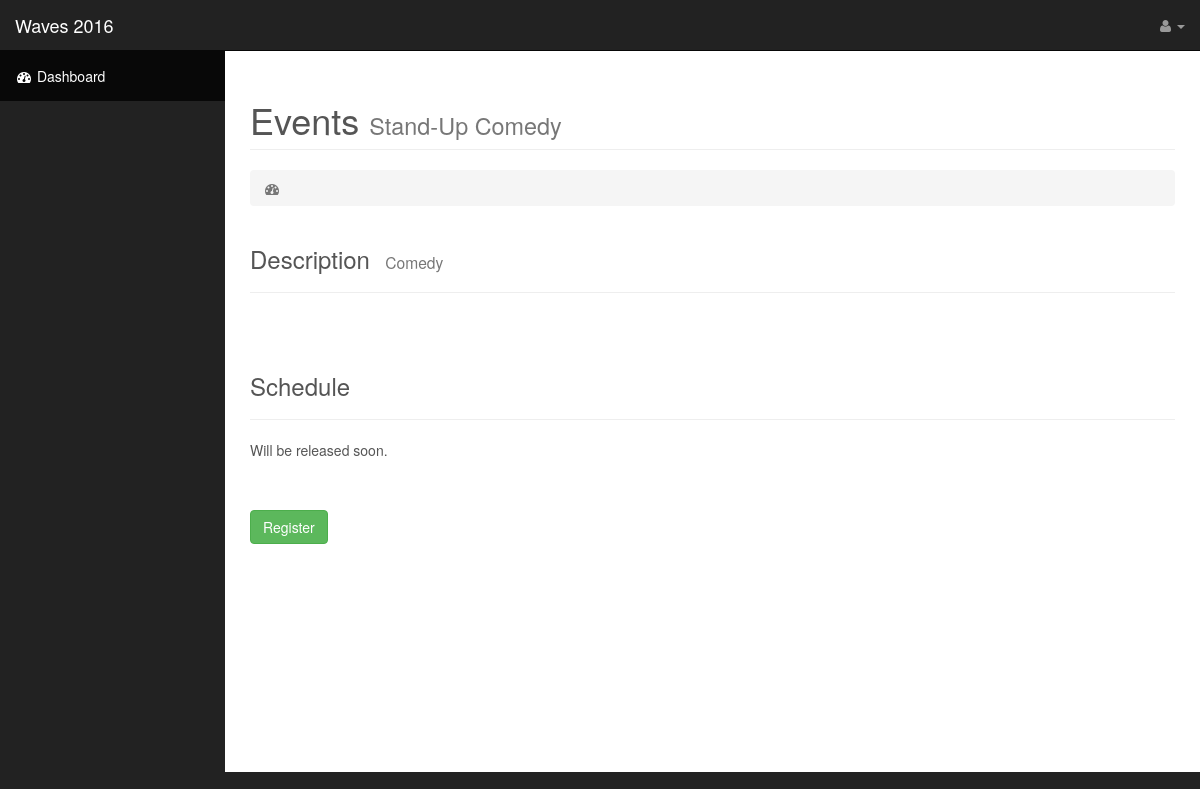
The page /events/individual/2 on the database as committed earlier.
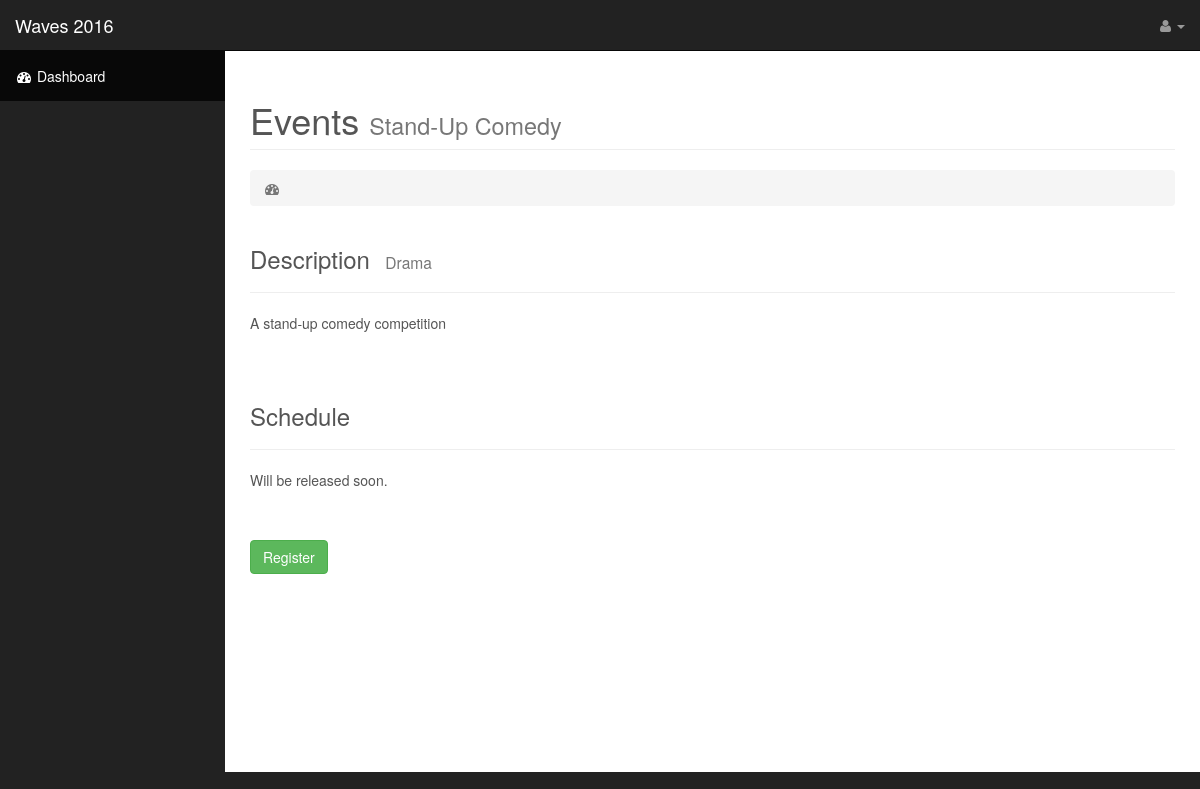
The same page on the database as committed later.
### events/models.py (models this page shows, shortened)
class Event(models.Model):
    eventName = models.CharField(max_length=100)
    eventDate = models.DateTimeField(blank=True, null=True)
    eventRules = models.FileField(upload_to = "adminuploads/events/rules/" , blank=True, null=True)
    eventpic = models.ImageField(upload_to = "adminuploads/events/pics/" ,blank=True, null=True)
    event_desc = models.TextField(blank=True, null=True)
    event_type = models.CharField(max_length=1, choices=EVENT_TYPES)
    event_category = models.CharField(max_length=50, choices = CATEGORY, default='')

### events/views.py (the view)
# urls.py: url(r'^events/individual/([0-9]+)$','events.views.Ind_Events_Reg', name='indeventsreg'),
def Ind_Events_Reg(request,regid):
	u = Event.objects.get(pk=regid)
	reg = False
	try:
		Indi_Event_Participants.objects.get(event=u,event_part=request.user)
		reg = True
		if request.POST.get('unreg'):
			lorem = Indi_Event_Participants.objects.get(event=u,event_part=request.user)
			lorem.delete()
			return redirect('indevents')
	except:
		if request.POST.get('reg'):
			lorem = Indi_Event_Participants(event=u,event_part=request.user)
			lorem.save()
			return redirect('indevents')
	context = {
		'u': u,
		'reg':reg,
	}
	return render(request,"indeventsreg.html", context)

### templates/indeventsreg.html (shortened to what this page needs)
{% extends 'base.html' %}
{% block heading %}
Events
{% endblock %}
{% block small %}
{{ u.eventName }}
{% endblock %}
{% block content %}
<h3>Description&nbsp;<small>
&nbsp;{{ u.event_category }}</small></h3>
<hr>
<p>{{ u.event_desc }}</p>
<br><br>
<h3>Schedule</h3>
<hr>
<p>
	{% if u.Date %}
		u.Date
	{% else %}
		Will be released soon.
	{% endif %}
</p>
<br><br>
<form method="POST">
{% if reg %}
<input class = "btn btn-danger" name = "unreg" type = "submit" value = "De-register" >
{% else %}
<input class = "btn btn-success" name = "reg" type = "submit" value = "Register" >
{% endif %}
</form>
{% endblock %}

### templates/base.html (shortened to what this page needs)
{% load staticfiles %}
<!DOCTYPE html>
<html lang="en">
<head>
    <link href="{% static 'css/bootstrap.min.css' %}" rel="stylesheet">
    <link href="{% static 'css/sb-admin.css' %}" rel="stylesheet">
    <link href="{% static 'css/plugins/morris.css' %}" rel="stylesheet">
    <link href="{% static 'font-awesome/css/font-awesome.min.css' %}" rel="stylesheet" type="text/css">
</head>
<body>
    <div id="wrapper">
        <nav class="navbar navbar-inverse navbar-fixed-top" role="navigation">
            <div class="navbar-header">
                <a class="navbar-brand" href="/">Waves 2016</a>
            </div>
            <ul class="nav navbar-right top-nav">
                <li class="dropdown">
                    <a href="#" class="dropdown-toggle" data-toggle="dropdown"><i class="fa fa-user"></i>
                    <b class="caret"></b></a>
                </li>
            </ul>
            <div class="collapse navbar-collapse navbar-ex1-collapse">
                <ul class="nav navbar-nav side-nav">
                    <li class="active">
                        <a href="{% url 'profile' %}"><i class="fa fa-fw fa-dashboard"></i> Dashboard</a>
                    </li>
                </ul>
            </div>
        </nav>
        <div id="page-wrapper">
            <div class="container-fluid">
                <div class="row">
                    <div class="col-lg-12">
                        <h1 class="page-header">
                            {% block heading %}
                            {% endblock %}
                            <small>
                                 {% block small %}
                            {% endblock %}
                            </small>
                        </h1>
                        <ol class="breadcrumb">
                            <li class="active">
                                <i class="fa fa-dashboard"></i>
                            </li>
                        </ol>
                    </div>
                </div>
                <div class="row">
                    <div class="col-lg-12 minhei">
                        {% block content %}
                        {% endblock %}
                    </div>
                </div>
            </div>
        </div>
    </div>
</body>
</html>

### static/assets/css/sb-admin.css (style rules this page uses)
body { margin-top: 100px; background-color: #222; }
@media (min-width:768px) { body { margin-top: 50px; } }
#wrapper { padding-left: 0; }
#page-wrapper { width: 100%; padding: 0; background-color: #fff; }
@media (min-width:768px) { #wrapper { padding-left: 225px; } }
@media (min-width:768px) { #page-wrapper { padding: 10px; } }
.top-nav { padding: 0 15px; }
.top-nav>li { display: inline-block; float: left; }
.top-nav>li>a { padding-top: 15px; padding-bottom: 15px; line-height: 20px; color: #999; }
@media (min-width:768px) { .side-nav { position: fixed; top: 51px; left: 225px; width: 225px; margin-left: -225px; border: none; border-radius: 0; overflow-y: auto; background-color: #222; bottom: 0; overflow-x: hidden; padding-bottom: 40px; } }
@media (min-width:768px) { .side-nav>li>a { width: 225px; } }

### templates/base.html (style rules this page uses)
.minhei { min-height: 67vh; }
body { color:#555; }

Rows that differ between the two databases and show on the page:
changed Event "Stand-Up Comedy": event_category "Comedy" → "Drama"; event_desc (not shown) → "A stand-up comedy competition"
